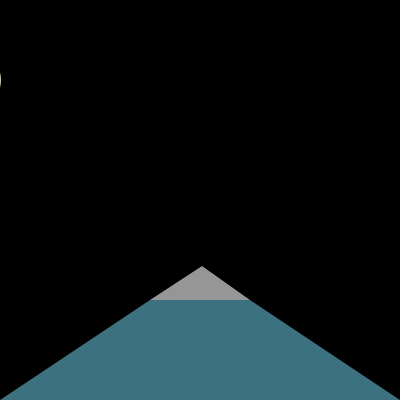
Frame 1 (no input)
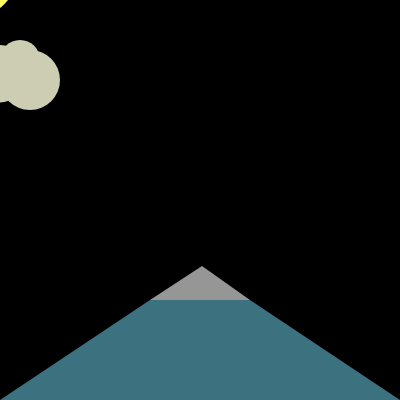
Frame 60 (no input)
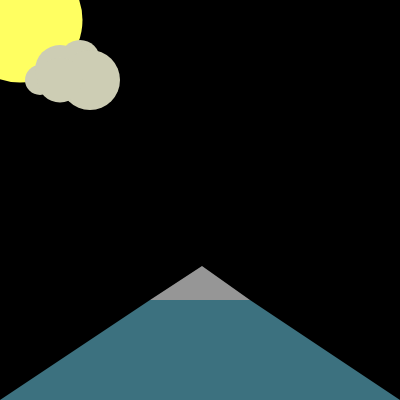
Frame 120 (the mouse pressed at the canvas centre since frame 60)

The p5.js sketch that drew these frames (run headless with seeded random() and noise() and a simulated clock; from frame 60 on, the mouse is pressed at the canvas centre):

// p5.js sketch
// ── sketch.js
let sunX;
let sunY;

let moonX;
let moonY;

let width = 400;
let height = 400;

let isDay = false;

let cloudX;
let cloudY;

let value = 150;

function setup() {
    createCanvas(width, height);

    resetSun();
    resetMoon();

    resetcloud();
}

function draw() {
    //白天的時候
    if (isDay) {
        background(255);
        moveSun();
        createSun();
        moveCloud();
        createMoutain();
        //晚上的時候
    } else {
        background(0);
        moveMoon();
        createMoon();
        moveNightCloud();
        createMoutain();
    }

    // 當日落或日出時
    if ((sunX > width && sunY < 0) || (moonX > width && moonY > height)) {
        crossDay();
    }
    //雲飄移
    if (cloudX > width) {
        resetcloud();
    }
}
//滑鼠點一下
function mouseClicked() {
    if (value === 150) {
        value = 210;
    } else {
        value = 150;
    }
}

function createMoutain() {
    //mountain
    noStroke();
    fill(value);
    triangle(150, 300, 250, 300, 202, 266);

    noStroke();
    fill(60, 113, 127);
    quad(400, 400, 0, 400, 150, 300, 250, 300);
    //print("createMontain");
}

function createMoon() {
    //moon
    fill(255, 255, 97);
    noStroke();
    circle(moonX, moonY, 125);
    //print("createMoon");
}

function createSun() {
    //sun
    fill(209, 125, 125);
    noStroke();
    circle(sunX, sunY, 125);
    //print("createSun");
}

function resetSun() {
    sunX = -100;
    sunY = 500;
    //print('resetSun');
}

function resetMoon() {
    moonX = -100;
    moonY = -100;
    //print('resetMoon');
}

function moveSun() {
    sunY -= 1;
    sunX += 1;
    //print(`moveSun: x:${sunX} y:${sunY}`);
}

function moveMoon() {
    moonX += 1;
    moonY += 1;
    //print(`moveMoon: x:${moonX} y:${moonY}`);
}

function crossDay() {
    if (isDay) {
        isDay = false;
    } else {
        isDay = true;
    }
    resetSun();
    resetMoon();
    //print('crossDay');
}

function createcloud() {
    background(220);
    noStroke();

    circle(20, 80, 30);
    circle(60, 60, 40);
    circle(40, 70, 50);
    circle(70, 80, 60);
    circle(40, 80, 45);
    print("createcloud");
}

function resetcloud() {
    cloudX = -100;
    cloudY = 40;
}

function moveCloud() {
    fill(51, 177, 245);
    cloudX += 1;
    circle(cloudX + 20, 80, 30);
    circle(cloudX + 60, 60, 40);
    circle(cloudX + 40, 70, 50);
    circle(cloudX + 70, 80, 60);
    circle(cloudX + 40, 80, 45);
}

function moveNightCloud() {
    fill(205, 205, 180);
    cloudX += 1;
    circle(cloudX + 20, 80, 30);
    circle(cloudX + 60, 60, 40);
    circle(cloudX + 40, 70, 50);
    circle(cloudX + 70, 80, 60);
    circle(cloudX + 40, 80, 45);
}
